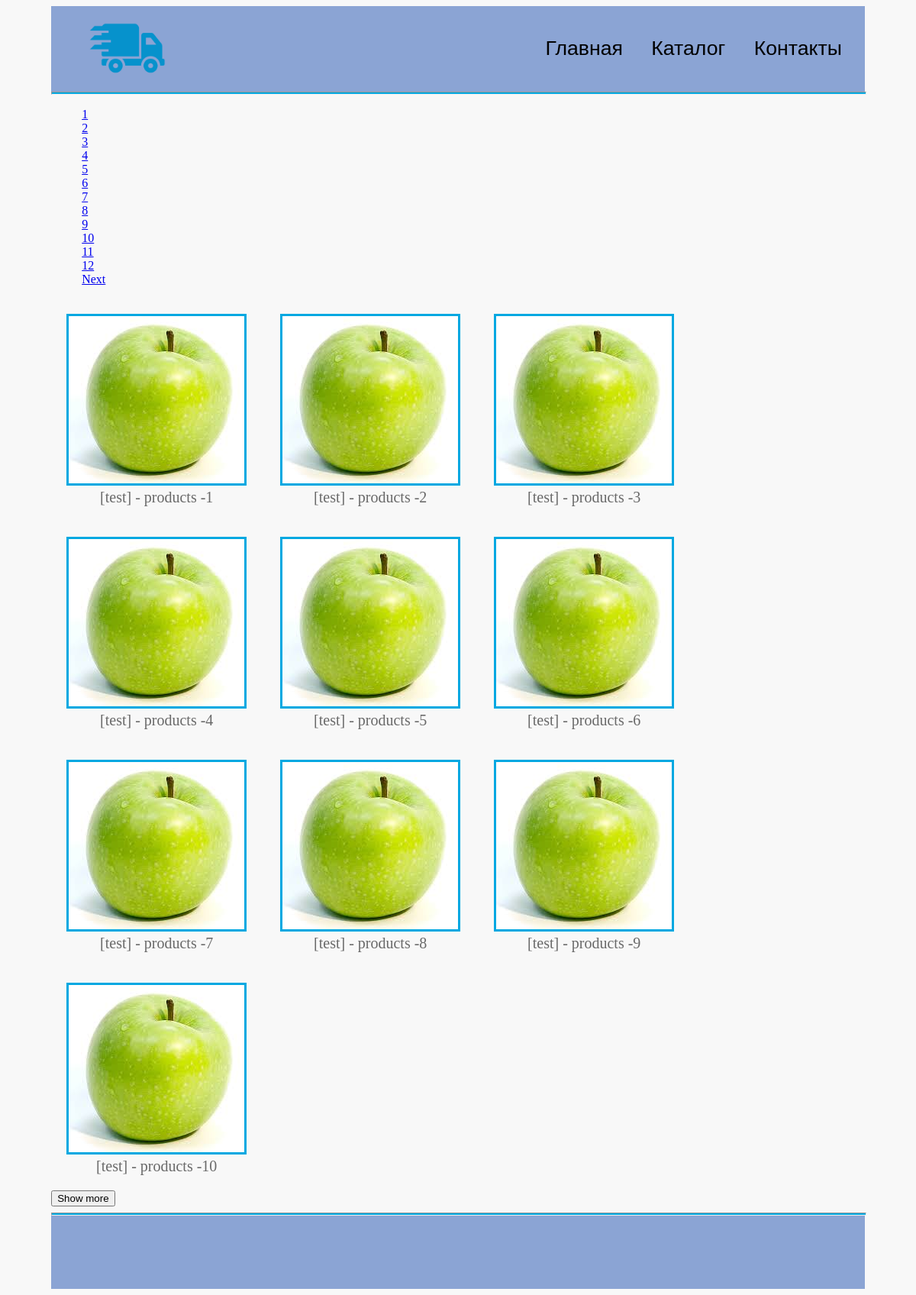
Before: /products/ with the older database file.
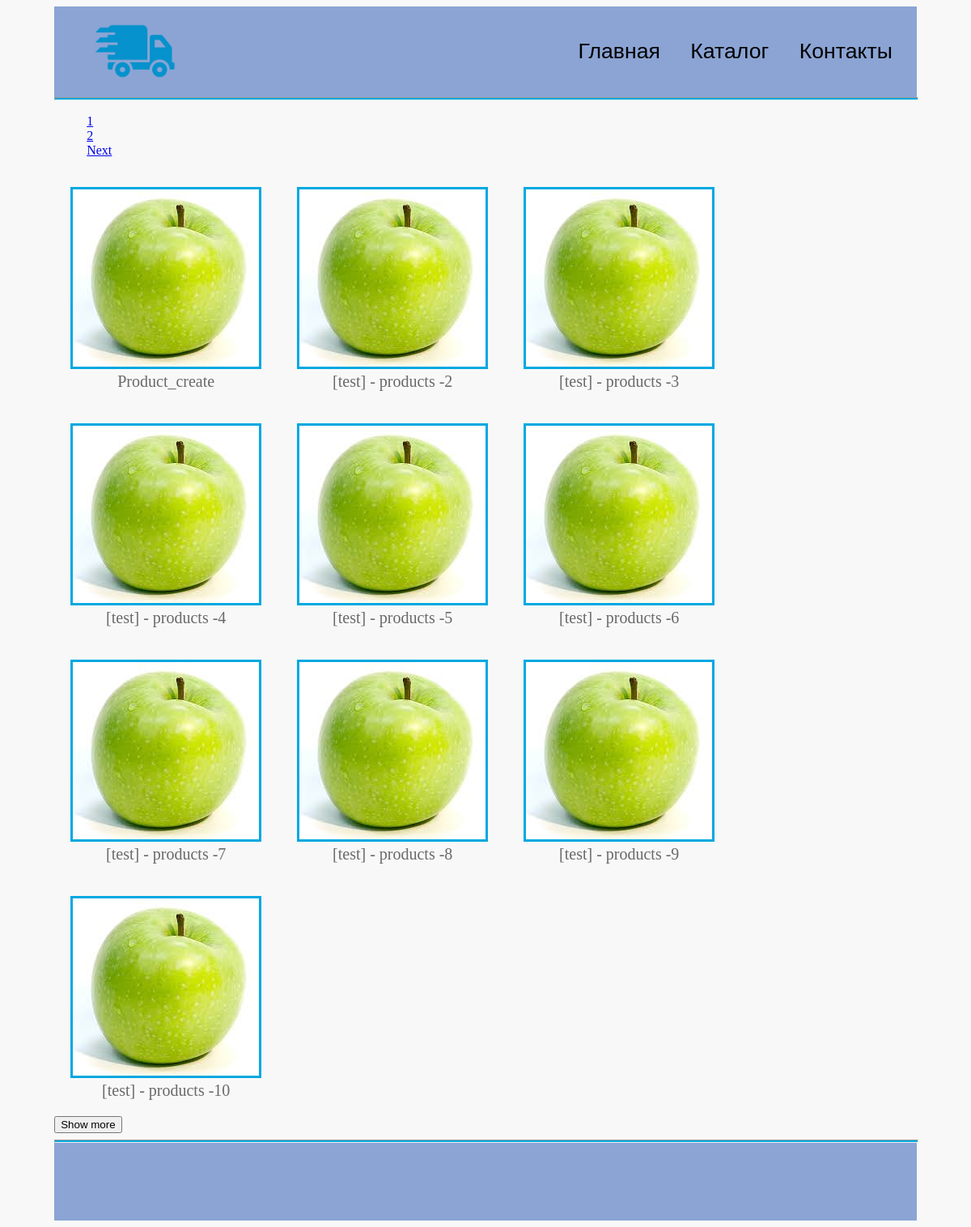
After: the same page with the newer database file.
### products/models.py (models this page shows, shortened)
class Product(models.Model):
    title = models.CharField( max_length =250 )
    h1 = models.CharField(max_length=250, blank=True, null=True, )
    category = models.ForeignKey(
        Category,
        on_delete = models.CASCADE,
        blank=True,
        null=True,
    )
    image = models.ForeignKey(
        'images.Image',
        on_delete = models.PROTECT,
    )
    snippet = models.TextField(
        blank=True,
        null=True,
    )
    cost = models.DecimalField(
        max_digits = 12,
        decimal_places = 2,
        default = 0,
    )
    modified = models.DateTimeField(
        auto_now = True,
    )
    created = models.DateTimeField(
        auto_now_add=True,
    )

### images/models.py (models this page shows, shortened)
class Image(models.Model):
    title = models.CharField(max_length = 150)
    value = models.ImageField(upload_to = "images")
    @property
    def url(self):
        return self.value.url

### products/views/products.py (the view)
class ProductListView(ListView):
   model = Product
   template_name = 'products/catalog.html'
   context_object_name = 'products'
   paginate_by = 10

### products/templates/products/catalog.html (shortened to what this page needs)
{% extends 'master.html' %}
{% load static %}
{% block page_styles %}
<link rel="stylesheet" href="{% static 'main/css/style.css' %}">
{% endblock %}
{% block page_content %}
	{% include 'pagination.html' with page=page_obj paginator=paginator %}
<div class="product_list">
	{% for itm in products %}
		{% include 'products/components/item.html' with image=itm.image count=itm.id name=itm.h1 %}
	{% endfor %}
</div>
	{% if page_obj.has_next %}
	<button class="show-more-button">Show more</button>
	{% endif %}
{% endblock %}

### products/templates/products/components/item.html
<div class="catalog">
<img class="product__image" src="{{ image.url }}" alt="{{ image.title }}">
<a class="product__link" href="{% url 'products:detail' pk=count %}">
    {{ name }}
</a>
</div>

Changed rows visible on the page:
removed Product: url (placeholder picture), h1 "[test] - products -1"
now on this page (row unchanged): Product: url (placeholder picture), h1 "Product_create"
Other visible differences:
list line gone: "3"
list line gone: "4"
list line gone: "5"
list line gone: "6"
list line gone: "7"
list line gone: "8"
list line gone: "9"
list line gone: "10"
list line gone: "11"
list line gone: "12"
